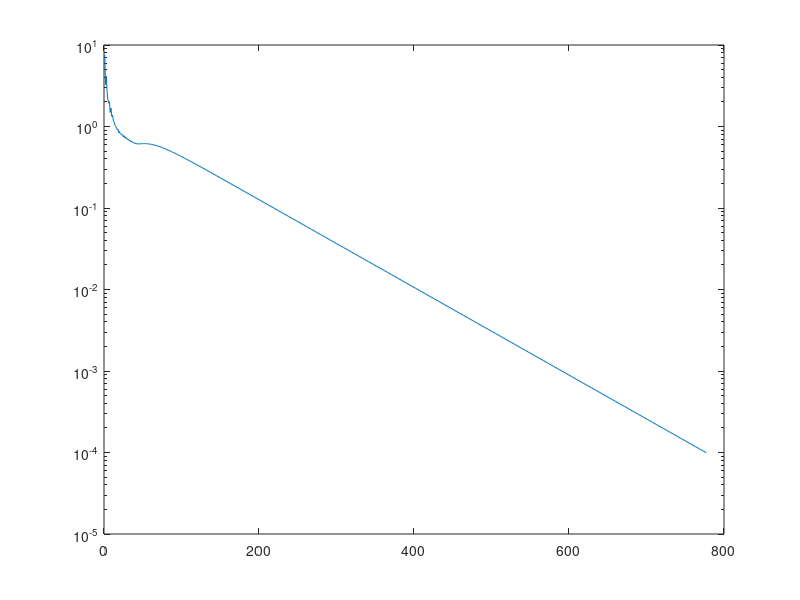

Write the MATLAB code that produced this figure.
clear;
%
%  Solves  -uxx -uyy = 200+200sin(pi x)sin(pi y)
%  Uses steepest descent
%  Uses 2D arrays for the column vectors
%  Does not explicitly store the matrix
%
n = 20;
h = 1./n;
u(1:n+1,1:n+1)= 0.0;
r(1:n+1,1:n+1)= 0.0;
r(2:n,2:n)= 1000.*h*h;
for j= 2:n
   for i = 2:n
      r(i,j)= h*h*200*(1+sin(pi*(i-1)*h)*sin(pi*(j-1)*h));
   end
end
q(1:n+1,1:n+1)= 0.0;
err = 2.0;
m = 0;
rho = 0.0;
tol = 0.0001
while ((err>tol)*(m<2000))
   m = m+1;
   oldrho = rho;
   rho = sum(sum(r(2:n,2:n).^2));
   for j= 2:n
      for i = 2:n
         q(i,j)=4.*r(i,j)-r(i-1,j)-r(i,j-1)-r(i+1,j)-r(i,j+1);
      end
   end
   alpha = rho/sum(sum(r.*q));
   u = u + alpha*r;
   r = r - alpha*q;
   err = max(max(abs(r(2:n,2:n))));
   reserr(m) = err;
end
m
semilogy(reserr)
